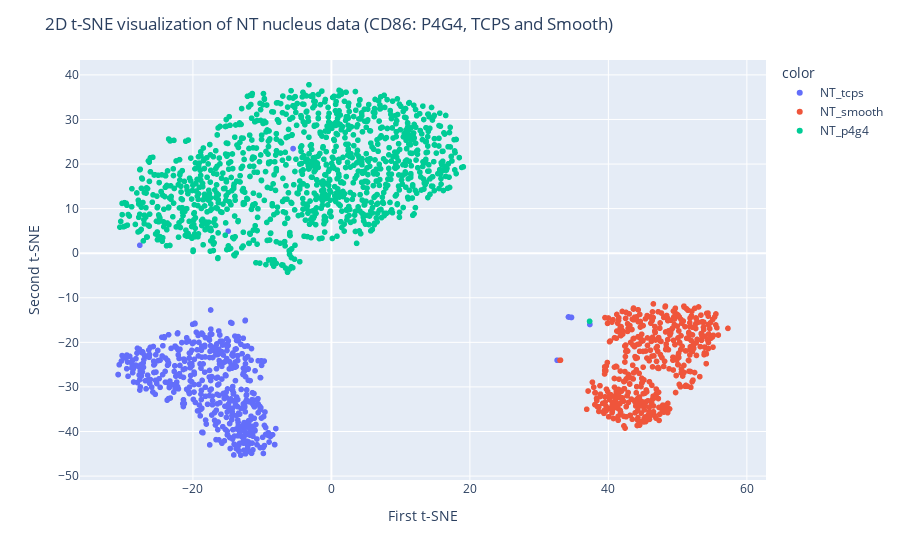

This figure's notebook cell:
### Code cell
nt_dataset_scaled = scaler.fit_transform(nt_cells_data)

tsne = TSNE(n_components=2, random_state=0, perplexity=50, n_iter = 2000)
X_tsne = tsne.fit_transform(nt_dataset_scaled)

fig = px.scatter(x=X_tsne[:, 0], y=X_tsne[:, 1], color=nt_cells.CellType)
fig.update_layout(
    title="2D t-SNE visualization of NT nucleus data (CD86: P4G4, TCPS and Smooth)",
    xaxis_title="First t-SNE",
    yaxis_title="Second t-SNE",
)
fig.show()

### Figure 1 — Plotly figure (JSON) as saved in the notebook; plotly's stock layout.template omitted (floating-point values rounded to 4 significant figures; data arrays with more than 128 entries replaced by an {"elided": "..."} marker saying what was removed)
{"data": [{"hovertemplate": "color=NT_tcps<br>x=%{x}<br>y=%{y}<extra></extra>", "legendgroup": "NT_tcps", "marker": {"color": "#636efa", "symbol": "circle"}, "mode": "markers", "name": "NT_tcps", "showlegend": true, "type": "scattergl", "x": {"elided": "466 float values"}, "xaxis": "x", "y": {"elided": "466 float values"}, "yaxis": "y"}, {"hovertemplate": "color=NT_smooth<br>x=%{x}<br>y=%{y}<extra></extra>", "legendgroup": "NT_smooth", "marker": {"color": "#EF553B", "symbol": "circle"}, "mode": "markers", "name": "NT_smooth", "showlegend": true, "type": "scattergl", "x": {"elided": "433 float values"}, "xaxis": "x", "y": {"elided": "433 float values"}, "yaxis": "y"}, {"hovertemplate": "color=NT_p4g4<br>x=%{x}<br>y=%{y}<extra></extra>", "legendgroup": "NT_p4g4", "marker": {"color": "#00cc96", "symbol": "circle"}, "mode": "markers", "name": "NT_p4g4", "showlegend": true, "type": "scattergl", "x": {"elided": "1156 float values"}, "xaxis": "x", "y": {"elided": "1156 float values"}, "yaxis": "y"}], "layout": {"autosize": true, "legend": {"title": {"text": "color"}, "tracegroupgap": 0}, "margin": {"t": 60}, "title": {"text": "2D t-SNE visualization of NT nucleus data (CD86: P4G4, TCPS and Smooth)"}, "xaxis": {"anchor": "y", "autorange": true, "domain": [0, 1], "range": [-36.25, 62.7], "title": {"text": "First t-SNE"}, "type": "linear"}, "yaxis": {"anchor": "x", "autorange": true, "domain": [0, 1], "range": [-51.76, 44.22], "title": {"text": "Second t-SNE"}, "type": "linear"}}}
